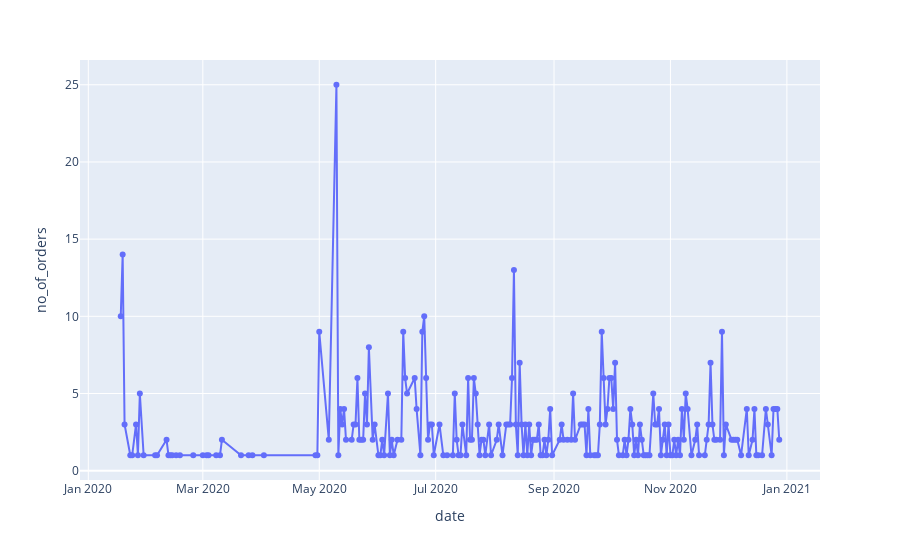

Notebook source saved alongside this figure:
### Code cell
fig = px.line(top_book_orders, x='date', y='no_of_orders', markers=True)
fig.show()

### Figure 1 — Plotly figure (JSON) as saved in the notebook; plotly's stock layout.template omitted (floating-point values rounded to 4 significant figures; data arrays with more than 128 entries replaced by an {"elided": "..."} marker saying what was removed)
{"data": [{"hovertemplate": "date=%{x}<br>no_of_orders=%{y}<extra></extra>", "legendgroup": "", "line": {"color": "#636efa", "dash": "solid"}, "marker": {"symbol": "circle"}, "mode": "markers+lines", "name": "", "orientation": "v", "showlegend": false, "type": "scatter", "x": {"elided": "218 str values"}, "xaxis": "x", "y": {"elided": "218 int values"}, "yaxis": "y"}], "layout": {"legend": {"tracegroupgap": 0}, "margin": {"t": 60}, "xaxis": {"anchor": "y", "domain": [0, 1], "title": {"text": "date"}}, "yaxis": {"anchor": "x", "domain": [0, 1], "title": {"text": "no_of_orders"}}}}
